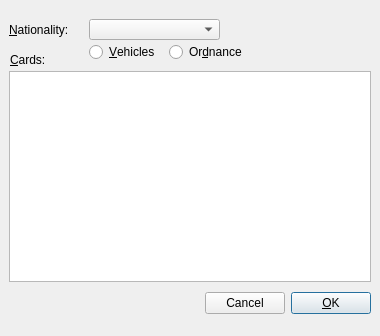
<?xml version="1.0" encoding="UTF-8"?>
<ui version="4.0">
 <class>AddCardWidget</class>
 <widget class="QWidget" name="AddCardWidget">
  <property name="geometry">
   <rect>
    <x>0</x>
    <y>0</y>
    <width>380</width>
    <height>336</height>
   </rect>
  </property>
  <widget class="QWidget" name="controls_widget" native="true">
   <property name="geometry">
    <rect>
     <x>-1</x>
     <y>9</y>
     <width>301</width>
     <height>55</height>
    </rect>
   </property>
   <property name="sizePolicy">
    <sizepolicy hsizetype="Preferred" vsizetype="Ignored">
     <horstretch>0</horstretch>
     <verstretch>0</verstretch>
    </sizepolicy>
   </property>
   <property name="maximumSize">
    <size>
     <width>16777215</width>
     <height>55</height>
    </size>
   </property>
   <widget class="QLabel" name="label">
    <property name="geometry">
     <rect>
      <x>10</x>
      <y>10</y>
      <width>81</width>
      <height>21</height>
     </rect>
    </property>
    <property name="text">
     <string>&amp;Nationality:</string>
    </property>
    <property name="buddy">
     <cstring>cbo_nationality</cstring>
    </property>
   </widget>
   <widget class="QRadioButton" name="rb_ordnance">
    <property name="geometry">
     <rect>
      <x>170</x>
      <y>30</y>
      <width>91</width>
      <height>26</height>
     </rect>
    </property>
    <property name="text">
     <string>Or&amp;dnance</string>
    </property>
   </widget>
   <widget class="QComboBox" name="cbo_nationality">
    <property name="geometry">
     <rect>
      <x>90</x>
      <y>10</y>
      <width>131</width>
      <height>21</height>
     </rect>
    </property>
   </widget>
   <widget class="QRadioButton" name="rb_vehicles">
    <property name="geometry">
     <rect>
      <x>90</x>
      <y>30</y>
      <width>81</width>
      <height>26</height>
     </rect>
    </property>
    <property name="text">
     <string>&amp;Vehicles</string>
    </property>
   </widget>
  </widget>
  <widget class="QWidget" name="buttons_widget" native="true">
   <property name="geometry">
    <rect>
     <x>10</x>
     <y>280</y>
     <width>361</width>
     <height>46</height>
    </rect>
   </property>
   <property name="sizePolicy">
    <sizepolicy hsizetype="Preferred" vsizetype="Fixed">
     <horstretch>0</horstretch>
     <verstretch>0</verstretch>
    </sizepolicy>
   </property>
   <layout class="QHBoxLayout" name="horizontalLayout">
    <item>
     <spacer name="horizontalSpacer">
      <property name="orientation">
       <enum>Qt::Horizontal</enum>
      </property>
      <property name="sizeHint" stdset="0">
       <size>
        <width>40</width>
        <height>20</height>
       </size>
      </property>
     </spacer>
    </item>
    <item>
     <widget class="QPushButton" name="cancel_button">
      <property name="text">
       <string>Cancel</string>
      </property>
     </widget>
    </item>
    <item>
     <widget class="QPushButton" name="ok_button">
      <property name="text">
       <string>&amp;OK</string>
      </property>
      <property name="default">
       <bool>true</bool>
      </property>
     </widget>
    </item>
   </layout>
  </widget>
  <widget class="QLabel" name="label_2">
   <property name="geometry">
    <rect>
     <x>10</x>
     <y>50</y>
     <width>53</width>
     <height>20</height>
    </rect>
   </property>
   <property name="maximumSize">
    <size>
     <width>16777215</width>
     <height>20</height>
    </size>
   </property>
   <property name="text">
    <string>&amp;Cards:</string>
   </property>
   <property name="buddy">
    <cstring>lb_cards</cstring>
   </property>
  </widget>
  <widget class="QListWidget" name="lb_cards">
   <property name="geometry">
    <rect>
     <x>9</x>
     <y>71</y>
     <width>362</width>
     <height>211</height>
    </rect>
   </property>
   <property name="sizePolicy">
    <sizepolicy hsizetype="Expanding" vsizetype="Ignored">
     <horstretch>0</horstretch>
     <verstretch>0</verstretch>
    </sizepolicy>
   </property>
  </widget>
 </widget>
 <resources/>
 <connections/>
</ui>
